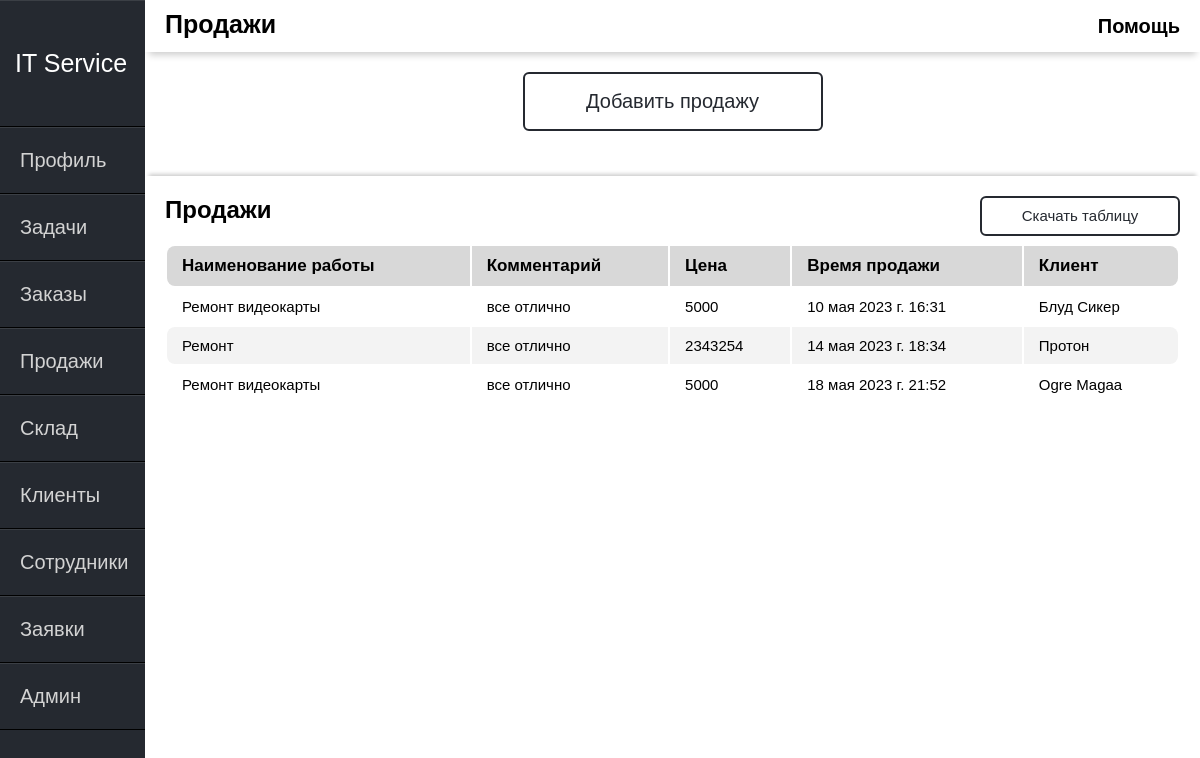
/sales/ (signed in), run on an earlier commit of the app's database.
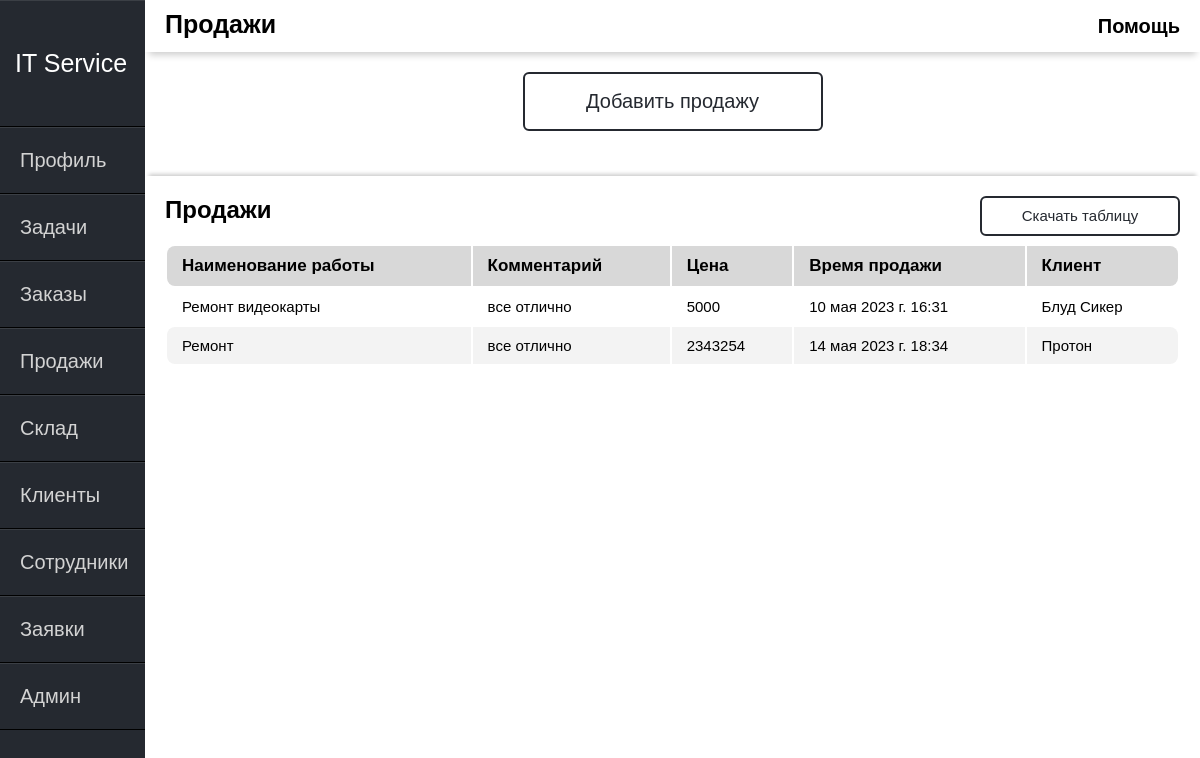
And on a later commit of the database.
### itservice/models.py (models this page shows, shortened)
class sales(models.Model):
    sales_name = models.CharField(max_length=100, verbose_name="Наименование работы")
    sales_comment = models.CharField(max_length=100, verbose_name="Комментарий")
    sales_price = models.CharField(max_length=100, verbose_name="Цена")
    sales_time = models.DateTimeField(default=datetime.today, verbose_name="Время продажи")
    sales_client = models.ForeignKey(client, on_delete=models.PROTECT)
    class Meta:
        verbose_name = "Продажи"
        verbose_name_plural = "Продажи"

class client(models.Model):
    Type = (
        ('Компания', 'Компания'),
        ('Физ.Лицо', 'Физ.Лицо')
    )
    Found = (
        ('Знакомые', 'Знакомые'),
        ('Интернет', 'Интернет'),
        ('Реклама', 'Реклама')
    )
    client_type = models.CharField(max_length=15, choices=Type,
                                   default='Физ.лицо', verbose_name="Тип клиента")
    client_name = models.CharField(max_length=50, verbose_name="Имя клиента")
    client_phone = models.CharField(max_length=40, verbose_name="Номер телефона")
    client_email = models.CharField(max_length=100, verbose_name="Email")
    client_address = models.CharField(max_length=50, verbose_name="Адрес")
    client_found = models.CharField(max_length=15, choices=Found, default='Знакомые',
                                    verbose_name="Откуда клиент узнал о нас?")
    def __str__(self):
        return self.client_name
    class Meta:
        verbose_name = "Клиент"
        verbose_name_plural = "Клиент"

### itservice/views.py (the view)
# urls.py: path('sales/', views.Sales, name="sales"),
def Sales(request):
    if request.method == 'POST':
        form_sales = AddSalesFrom(request.POST)
        if form_sales.is_valid():
            form_sales.save()
            return redirect('sales')
    else:
        form_sales = AddSalesFrom()
    sale = sales.objects.all()
    return render(request, 'itservice/sales.html', {'sale': sale, 'form': form_sales})

### itservice/templates/itservice/sales.html (shortened to what this page needs)
{% extends 'itservice/main.html' %}
{% block content %}
<div class="header-name">
    Продажи
</div>
 <div class="help">
    <span class="tooltip" data-title="Это окно ваших продаж.
    Продавайте товары, отслеживайте их оборот и анализируйте доход.">Помощь</span>
 </div>
{% endblock %}
{% block content1 %}
<div class="main-window">
    {% if user.user_role == 'Администратор' or user.user_role == 'Менеджер' %}
    <button class="btn" id="open">Добавить продажу</button>
    {% else %}
    <div class="order_"></div>
    {%endif%}
    <div class="ok"></div>
    <div class="warpper">
        <div class="panels">
            <button class="btn_down" onclick="Download_table()" >Скачать таблицу</button>
            <div class="panel-title">Продажи</div>
            <table class="table">
                <thead>
                <tr>
                    <th>Наименование работы</th>
                    <th>Комментарий</th>
                    <th>Цена</th>
                    <th>Время продажи</th>
                    <th>Клиент</th>
                </tr>
                </thead>
                <tbody>
                {% for s in sale%}
                <a href="{% url 'sales' %}">
                    <tr>
                        <td>{{s.sales_name}}</td>
                        <td>{{s.sales_comment}}</td>
                        <td>{{s.sales_price}}</td>
                        <td>{{s.sales_time}}</td>
                        <td>{{s.sales_client}}</td>
                    </tr>
                </a>
                {% endfor %}
                </tbody>
            </table>
        </div>
    </div>
</div>
{% endblock %}

What changed in the data, as far as the page shows it:
removed sales: sales_name "Ремонт видеокарты", sales_comment "все отлично", sales_price "5000", sales_time "18 мая 2023 г. 21:52", sales_client "Ogre Magaa"
